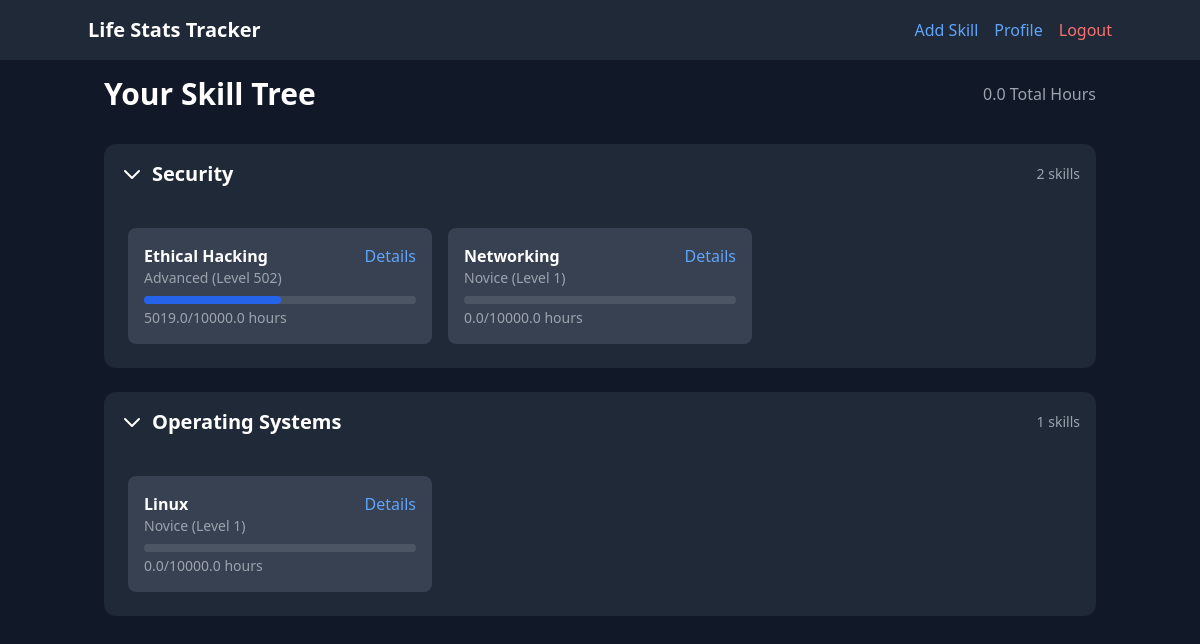
Page / (signed in) on the earlier database version.
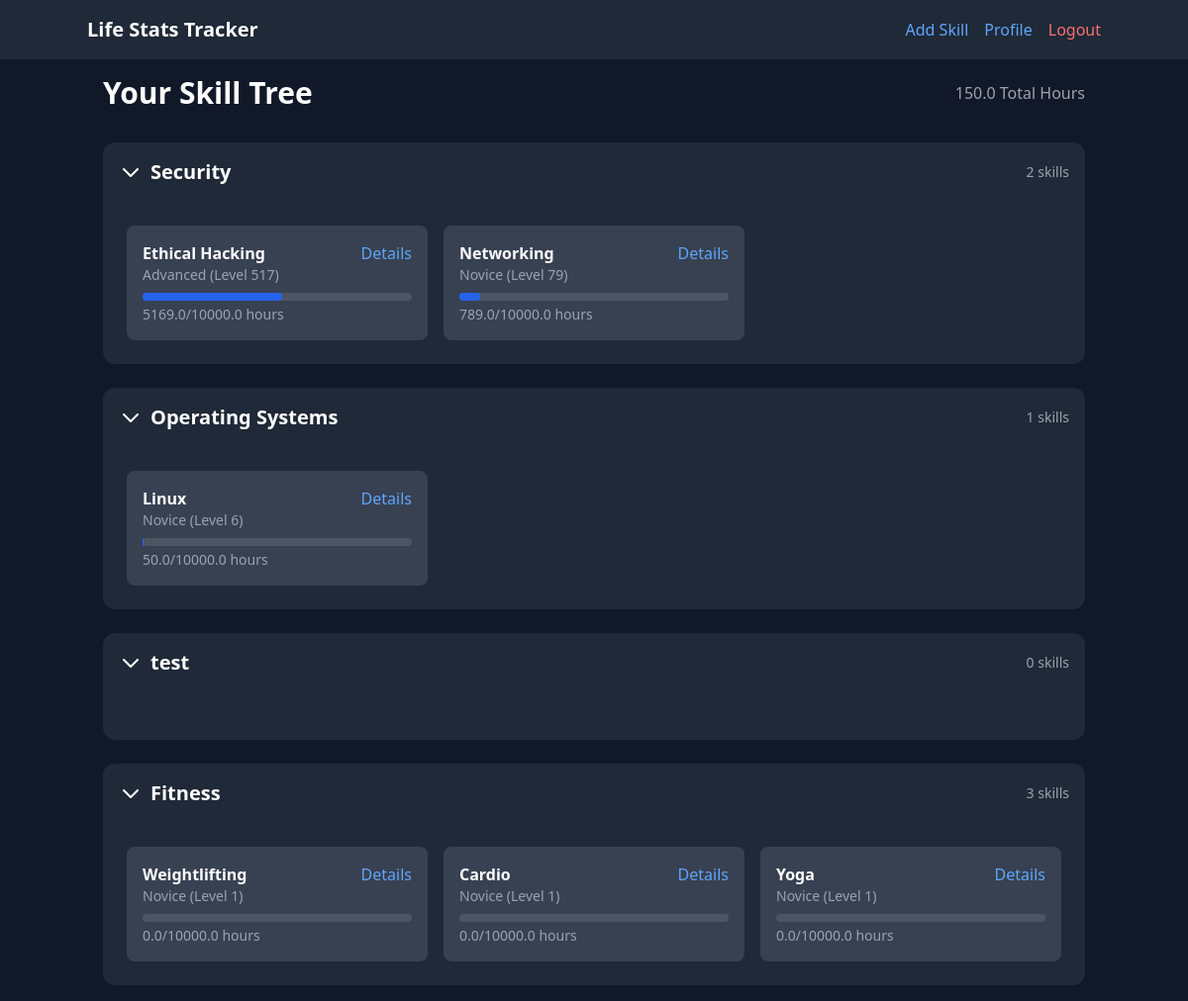
Same page on the later database version.
### app/models/user.py (models this page shows, shortened)
class User(UserMixin, db.Model):
    __tablename__ = 'user'
    id = db.Column(db.Integer, primary_key=True)
    username = db.Column(db.String(80), unique=True, nullable=False)
    email = db.Column(db.String(120), unique=True, nullable=False)
    password_hash = db.Column(db.String(128))
    created_at = db.Column(db.DateTime, default=datetime.utcnow)
    categories = db.relationship('Category', backref='user', lazy=True)
    total_hours = db.Column(db.Float, default=0.0)
    level = db.Column(db.Integer, default=1)
    xp = db.Column(db.Integer, default=0)

### app/models/category.py (models this page shows, shortened)
class Category(db.Model):
    __tablename__ = 'category'
    id = db.Column(db.Integer, primary_key=True)
    name = db.Column(db.String(80), nullable=False)
    description = db.Column(db.Text)
    created_at = db.Column(db.DateTime, default=datetime.utcnow)
    user_id = db.Column(db.Integer, db.ForeignKey('user.id'), nullable=False)
    parent_id = db.Column(db.Integer, db.ForeignKey('category.id'))
    skills = db.relationship('Skill', backref='category', lazy=True)
    subcategories = db.relationship('Category',
                                  backref=db.backref('parent', remote_side=[id]),
                                  lazy=True)
    total_hours = db.Column(db.Float, default=0.0)
    mastery_percentage = db.Column(db.Float, default=0.0)

### app/models/skill.py (models this page shows, shortened)
class Skill(db.Model):
    __tablename__ = 'skill'
    id = db.Column(db.Integer, primary_key=True)
    name = db.Column(db.String(80), nullable=False)
    description = db.Column(db.Text)
    created_at = db.Column(db.DateTime, default=datetime.utcnow)
    category_id = db.Column(db.Integer, db.ForeignKey('category.id'), nullable=False)
    total_hours = db.Column(db.Float, default=0.0)
    mastery_percentage = db.Column(db.Float, default=0.0)
    level = db.Column(db.Integer, default=1)
    target_hours = db.Column(db.Float, default=10000.0)  # Default to 10,000 hour rule
    level_threshold = db.Column(db.Float, default=10.0)  # Hours needed per level
    journal_entries = db.relationship('JournalEntry', backref='skill', lazy=True)
    def get_level_name(self):
        if self.mastery_percentage < 10:
            return "Novice"
        elif self.mastery_percentage < 25:
            return "Apprentice"
        elif self.mastery_percentage < 50:
            return "Intermediate"
        elif self.mastery_percentage < 75:
            return "Advanced"
        elif self.mastery_percentage < 100:
            return "Expert"
        else:
            return "Master"

### app/routes/main.py (the view)
@bp.route('/')
def index():
    if not current_user.is_authenticated:
        return render_template('landing.html')
    categories = Category.query.filter_by(user_id=current_user.id).all()
    return render_template('index.html', categories=categories)

### app/__init__.py (called while the page is built)
def create_app(config_class=Config):
    instance_path = os.path.join(os.getcwd(), 'instance')
    app = Flask(__name__, instance_path=instance_path, instance_relative_config=True)
    app.config.from_object(config_class)
    os.makedirs(app.instance_path, exist_ok=True)
    print(f"Instance path: {app.instance_path}")
    db.init_app(app)
    login_manager.init_app(app)
    migrate.init_app(app, db)
    csrf.init_app(app)
    from .models import User, Category, Skill, JournalEntry
    @login_manager.user_loader
    def load_user(user_id):
        return User.query.get(int(user_id))
    from app.routes import auth, skills, main
    app.register_blueprint(auth.bp)
    app.register_blueprint(skills.bp)
    app.register_blueprint(main.bp)
    return app

### app/templates/index.html (shortened to what this page needs)
{% extends "base.html" %}
{% block content %}
<div class="space-y-8">
    <div class="flex justify-between items-center">
        <h1 class="text-3xl font-bold">Your Skill Tree</h1>
        <div class="text-right">
            <p class="text-gray-400">{{ current_user.total_hours }} Total Hours</p>
        </div>
    </div>
    <div class="space-y-6">
        {% for category in categories %}
        <div class="category-container">
            <div class="bg-gray-800 p-4 rounded-t-xl flex items-center justify-between cursor-pointer category-header" data-category-id="{{ category.id }}">
                <div class="flex items-center">
                    <svg class="category-icon w-6 h-6 mr-2 transition-transform transform" xmlns="http://www.w3.org/2000/svg" fill="none" viewBox="0 0 24 24" stroke="currentColor">
                        <path stroke-linecap="round" stroke-linejoin="round" stroke-width="2" d="M19 9l-7 7-7-7" />
                    </svg>
                    <h2 class="text-xl font-bold">{{ category.name }}</h2>
                </div>
                <span class="text-sm text-gray-400">{{ category.skills|length }} skills</span>
            </div>
            <div class="category-content bg-gray-800 rounded-b-xl">
                <div class="grid md:grid-cols-2 lg:grid-cols-3 gap-4 p-6">
                    {% for skill in category.skills %}
                    <div class="bg-gray-700 p-4 rounded-lg">
                        <div class="flex justify-between items-start">
                            <div>
                                <h3 class="font-semibold">{{ skill.name }}</h3>
                                <p class="text-sm text-gray-400">{{ skill.get_level_name() }} (Level {{ skill.level }})</p>
                            </div>
                            <a href="{{ url_for('main.skill_detail', skill_id=skill.id) }}" class="text-blue-400 hover:text-blue-300">
                                Details
                            </a>
                        </div>
                        <div class="mt-2">
                            <div class="w-full bg-gray-600 rounded-full h-2">
                                <div class="bg-blue-600 h-2 rounded-full" style="width: {{ skill.mastery_percentage }}%"></div>
                            </div>
                            <p class="text-sm text-gray-400 mt-1">{{ skill.total_hours }}/{{ skill.target_hours }} hours</p>
                        </div>
                    </div>
                    {% endfor %}
                </div>
            </div>
        </div>
        {% endfor %}
    </div>
</div>
{% endblock %}

### app/templates/base.html (shortened to what this page needs)
<!DOCTYPE html>
<html lang="en">
<head>
    <link href="https://cdn.jsdelivr.net/npm/tailwindcss@2.2.19/dist/tailwind.min.css" rel="stylesheet">
</head>
<body class="bg-gray-900 text-white min-h-screen">
    {% if current_user.is_authenticated %}
    <nav class="bg-gray-800 p-4">
        <div class="container mx-auto flex justify-between items-center">
            <a href="{{ url_for('main.index') }}" class="text-xl font-bold">Life Stats Tracker</a>
            <div class="flex items-center space-x-4">
                <a href="{{ url_for('skills.add_skill') }}" class="text-blue-400 hover:text-blue-300">Add Skill</a>
                <a href="{{ url_for('main.profile') }}" class="text-blue-400 hover:text-blue-300">Profile</a>
                <a href="{{ url_for('auth.logout') }}" class="text-red-400 hover:text-red-300">Logout</a>
            </div>
        </div>
    </nav>
    {% endif %}
    <main class="container mx-auto p-4">
        {% block content %}{% endblock %}
    </main>
</body>
</html>

Differences in the rows shown:
changed User: total_hours "0.0" → "150.0"
changed Skill "Ethical Hacking": level "502" → "517"; mastery_percentage 50.19 → 51.69 (drawn); total_hours "5019.0" → "5169.0"
changed Skill "Networking": level "1" → "79"; mastery_percentage 0 → 7.89 (drawn); total_hours "0.0" → "789.0"
changed Skill "Linux": level "1" → "6"; total_hours "0.0" → "50.0"
added Category: name "test", skills|length "0"
added Category: name "Fitness", skills|length "3"
added Skill: name "Weightlifting", get_level_name "Novice", level "1", total_hours "0.0", target_hours "10000.0", shown under "Fitness"
added Skill: name "Cardio", get_level_name "Novice", level "1", total_hours "0.0", target_hours "10000.0", shown under "Fitness"
added Skill: name "Yoga", get_level_name "Novice", level "1", total_hours "0.0", target_hours "10000.0", shown under "Fitness"
